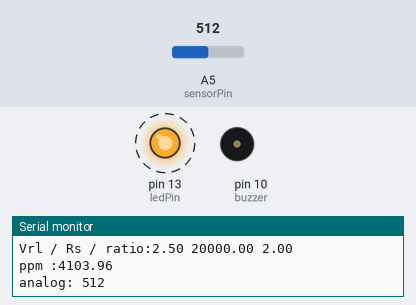
Recording of a sketch running on a simulated Arduino Uno, built with avr-gcc and run on an emulated ATmega328P. On the bench: output pins drawn as LEDs (lit = HIGH), buzzer (waves = sounding), the last lines printed to the serial monitor. Dashed ring = blinking. The test bench sets the inputs (shaded band); at power-on: A5 (sensorPin) = 512.

Above: at 1.25 s.
1.3 s: A5 (sensorPin) set to 0
At 1.5 s:
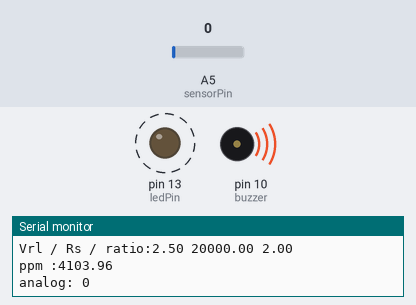
4.5 s: A5 (sensorPin) set to 165
7.7 s: A5 (sensorPin) set to 197
At 9.4 s:
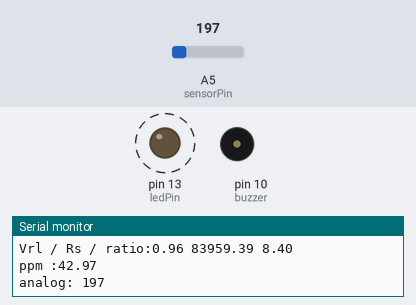
10.9 s: A5 (sensorPin) set to 122
At 12.5 s:
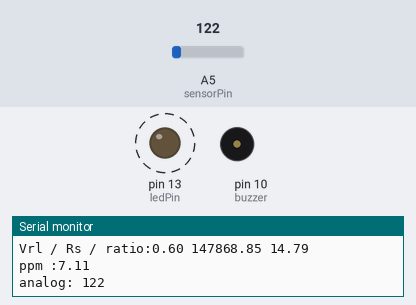
14.1 s: A5 (sensorPin) set to 306
At 15.4 s:
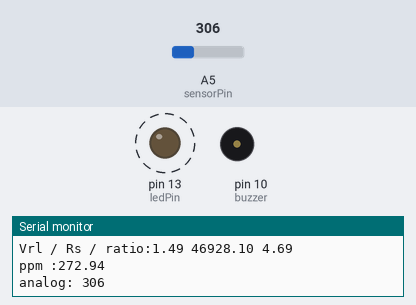
Timing chart, 0 to 18.3 s (numbered marks = the images above; inputs shaded):
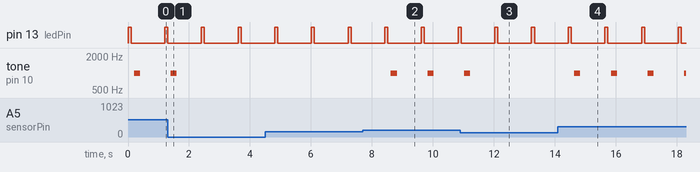

The sketch:

MQ2GasSensorAnalog.ino
```cpp
//VARIABLES
float Ro = 10000.0;    // this has to be tuned 10K Ohm
int sensorPin = A5;  // select the input pin for the sensor
int ledPin = 13;    // select the pin for the LED
int val = 0;        // variable to store the value coming from the sensor
float Vrl = 0.0;
float Rs = 0.0;
float ratio = 0.0;
int redLed = 8;
int blueLed = 7;
int buzzer = 10;
int smokeA0 = A5;
//  Threshold value
int sensorThres = 31;


// SETUP
void setup() {
pinMode(ledPin, OUTPUT); // declare the ledPin as an OUTPUT
Serial.begin(9600);      // initialize serial communication with computer
// analogReference(EXTERNAL);
}

// get  ppm
float get_ppm (float ratio){
  float ppm = 0.0;
  ppm = 37143 * pow (ratio, -3.178);
return ppm;
}

// LOOP
void loop() {

val = analogRead(sensorPin);     // read the value from the analog sensor
//Serial.println(val);             // send it to the computer (as ASCII digits)
digitalWrite(ledPin, HIGH);      // turn the ledPin on
delay(100);                      // stop the program for some time
digitalWrite(ledPin, LOW);       // turn the ledPin off
delay(100);                      // stop the program for some time

Vrl = val * ( 5.00 / 1024.0  );      // V
Rs = 20000 * ( 5.00 - Vrl) / Vrl ;   // Ohm
ratio =  Rs/Ro;

Serial.print ( "Vrl / Rs / ratio:");
Serial.print (Vrl);
Serial.print(" ");
Serial.print (Rs);
Serial.print(" ");
Serial.println(ratio);
Serial.print ( "ppm :");
Serial.println(get_ppm(ratio));

int analogSensor = analogRead(smokeA0);

  Serial.print("analog: ");
  Serial.println(analogSensor);
  // Checks if it has reached the threshold value
  if ( get_ppm(ratio) > sensorThres)
  {
    digitalWrite(redLed, HIGH);
    digitalWrite(blueLed, LOW);
    tone(buzzer, 1000, 200);


  }


  else
  {
    digitalWrite(redLed, LOW);
    digitalWrite(blueLed, HIGH);
    noTone(buzzer);
  }

delay(1000);
}
```

Measured:
- the behaviour switches between 181 and 182 on A5 (sensorPin) (found by bisection; images 1 and 2)
- after the input at 1.3 s, tone on pin 10 (buzzer): goes on until 1.6 s, then stays silent
- after the input at 7.7 s, tone on pin 10 (buzzer): alternates 1000 Hz for 0.20 s and silent for 1.0 s, starting after 0.92 s
- after the input at 10.9 s, tone on pin 10 (buzzer): goes on until 11.2 s, then stays silent
- after the input at 14.1 s, tone on pin 10 (buzzer): alternates 1000 Hz for 0.20 s and silent for 1.0 s, starting after 0.54 s
- by itself, pin 13 (ledPin): alternates HIGH for 0.10 s and LOW for 1.1 s
